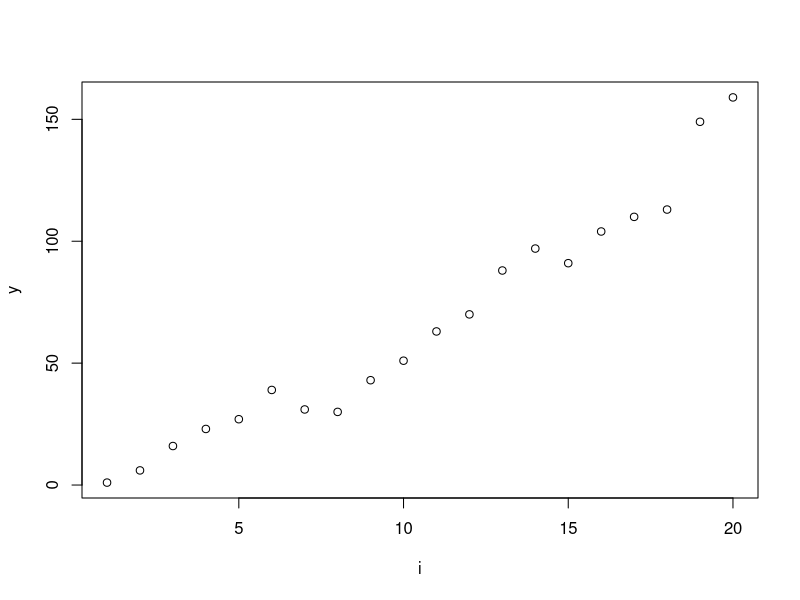
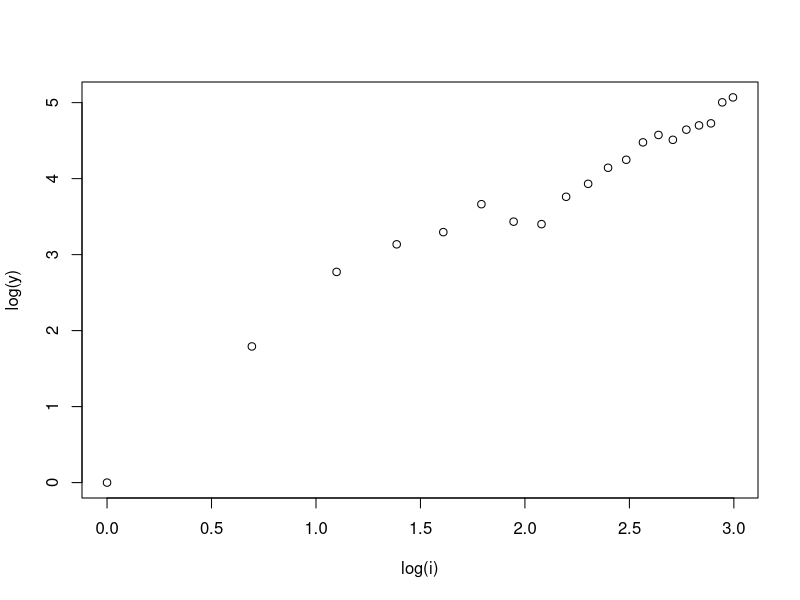

Reproduce these figures in R, in order.
## ---- chunk 1
knitr::opts_chunk$set(echo = TRUE)
## ---- chunk 2
dat <- read.csv("hw2.csv", header = TRUE)
Y <- dat$Y
n <- length(Y)
X <- cbind(rep(1,n), dat$X1, dat$X2)
nu <- 3
b <- c(-1, -1, -1)

n.it <- 100
B <- matrix(0, n.it, length(b))

for(i in 1:n.it){
    B[i,] = b
    eta <- X %*% b
    mu <- -1/eta
    v <- c(mu^2)
    V <- diag(v)
    V.inv <- diag(1/v)
    Z <- eta + V.inv %*% (Y - mu)
    b <- solve(t(X) %*% V %*% X) %*% t(X) %*% V %*% Z
}

bhat <- tail(B, 1)
print(bhat)
## ---- chunk 3
J <- nu * t(X) %*% V %*% X
bhat.se <- sqrt(diag(solve(J)))

# 95% CI for beta.hat.1
bhat[2] + c(-1,1) * 1.96 * bhat.se[2]
# 95% CI for beta.hat.2
bhat[3] + c(-1,1) * 1.96 * bhat.se[3]
## ---- chunk 4
lambda.null <- rep(mean(Y), n)
lambda.alt <- -1/eta

like <- function(lambda, y){
     -nu * sum(log(lambda)) - nu * sum(Y / lambda)
}

lr.stat <- 2 * (like(lambda.alt, Y) - like(lambda.null,Y))
lr.stat
lr.pval <- 1 - pchisq(lr.stat, df = 2)
lr.pval
## ---- chunk 5
dat <- read.csv("aids.csv", skip = 2, header = TRUE)
dat$period <- c(1:20)
i <- dat$period
y <- dat$cases
plot(i, y)
## ---- chunk 6
plot(log(i), log(y))
## ---- chunk 7
tt <- log(i) - log(10)
summary(glm(y ~ tt, family = poisson))
